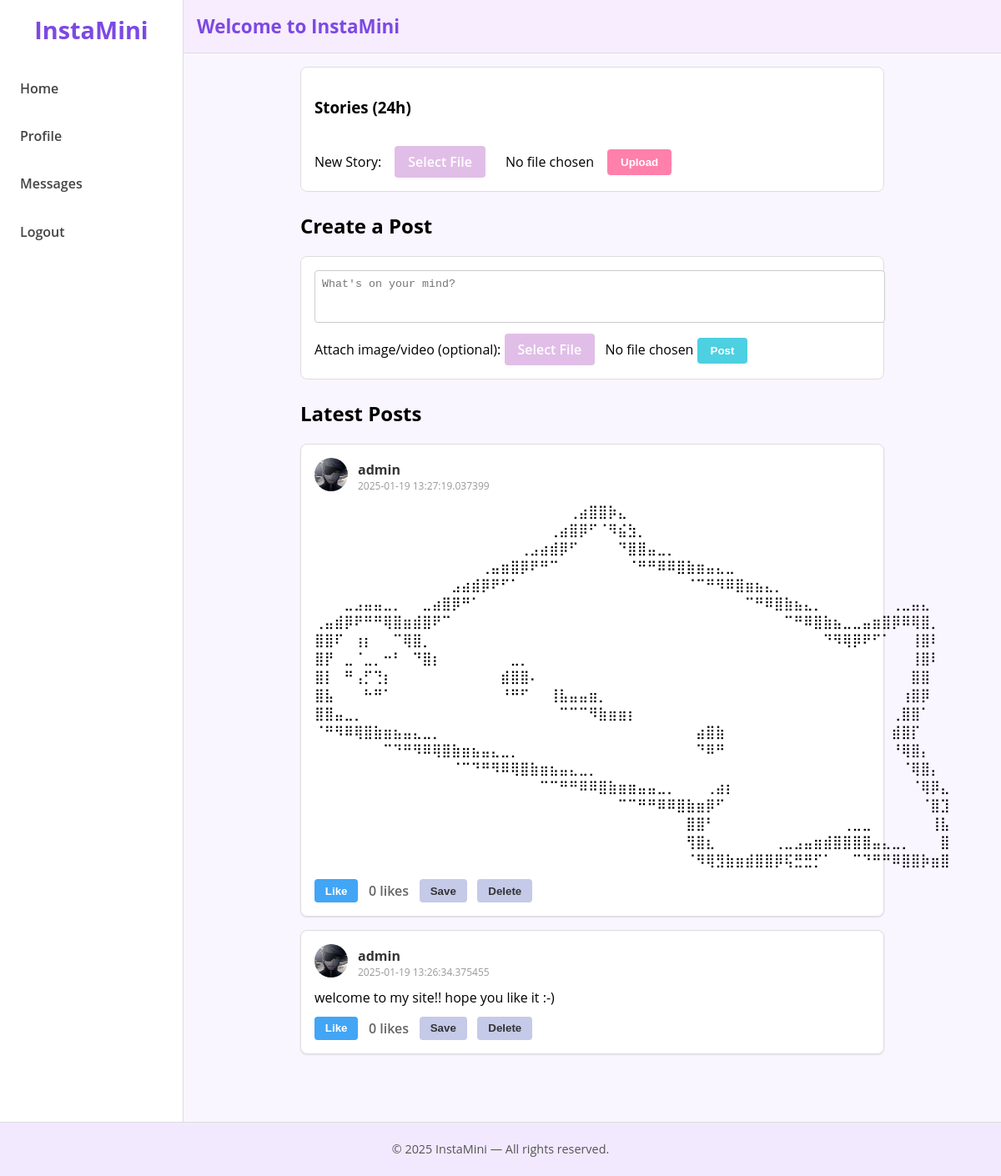
Page /feed (signed in) on the committed database.
### tables this page shows
CREATE TABLE posts (
                id INTEGER PRIMARY KEY AUTOINCREMENT,
                user_id INTEGER NOT NULL,
                content TEXT,
                media_filename TEXT,
                created_at DATETIME NOT NULL,
                FOREIGN KEY(user_id) REFERENCES users(id)
            );

CREATE TABLE users (
                id INTEGER PRIMARY KEY AUTOINCREMENT,
                username TEXT UNIQUE NOT NULL,
                password_hash TEXT NOT NULL,
                profile_picture TEXT,
                bio TEXT
            );

### app.py (the view, shortened to what this page needs)
@app.route("/feed", methods=["GET", "POST"])
def feed():
    user_id = get_current_user_id()
    if not user_id:
        return redirect(url_for("login"))
    conn = get_db_connection()
    cutoff = datetime.now() - timedelta(hours=24)
    stories = conn.execute("""
        SELECT s.id, s.media_filename, s.created_at,
               u.username, u.profile_picture
        FROM stories s
        JOIN users u ON s.user_id = u.id
        WHERE s.created_at >= ?
        ORDER BY s.created_at DESC
    """, (cutoff,)).fetchall()
    raw_posts = conn.execute("""
        SELECT p.*, u.username, u.profile_picture
        FROM posts p
        JOIN users u ON p.user_id = u.id
        ORDER BY p.created_at DESC
    """).fetchall()
    posts = []
    for p in raw_posts:
        lr = conn.execute("SELECT COUNT(*) AS c FROM likes WHERE post_id=?", (p["id"],)).fetchone()
        like_count = lr["c"] if lr else 0
        rlike = conn.execute("SELECT id FROM likes WHERE post_id=? AND user_id=?",
                             (p["id"], user_id)).fetchone()
        user_has_liked = True if rlike else False
        rsave = conn.execute("SELECT id FROM saved_posts WHERE post_id=? AND user_id=?",
                             (p["id"], user_id)).fetchone()
        user_has_saved = True if rsave else False
        posts.append({
            "id": p["id"],
            "user_id": p["user_id"],
            "content": p["content"],
            "media_filename": p["media_filename"],
            "created_at": p["created_at"],
            "username": p["username"],
            "profile_picture": p["profile_picture"],
            "like_count": like_count,
            "user_has_liked": user_has_liked,
            "user_has_saved": user_has_saved
        })
    conn.close()
    return render_template("feed.html", stories=stories, posts=posts, current_user_id=user_id)

### app.py (called while the page is built)
def get_db_connection():
    conn = sqlite3.connect(DATABASE)
    conn.row_factory = sqlite3.Row
    return conn

def get_current_user_id():
    return session.get("user_id")

### templates/feed.html (shortened to what this page needs)
{% extends "base.html" %}
{% block content %}
<div class="feed-container animated-fade-in">
  <div class="stories-section">
    <h3>Stories (24h)</h3>
    <form method="POST" action="{{ url_for('upload_story') }}" enctype="multipart/form-data" class="story-upload-form">
      <label>New Story:</label>
      <label class="custom-file-label">
        <span>Select File</span>
      </label>
      <span id="storyFileName">No file chosen</span>
      <button type="submit" class="btn-story-upload">Upload</button>
    </form>
  </div>
  <h2>Create a Post</h2>
  <form method="POST" action="{{ url_for('feed') }}" enctype="multipart/form-data" class="post-form">
    <textarea name="content" rows="3" placeholder="What's on your mind?"></textarea>
    <label>Attach image/video (optional):</label>
    <label class="custom-file-label">
      <span>Select File</span>
    </label>
    <span id="postFileName">No file chosen</span>
    <button type="submit" class="btn-post">Post</button>
  </form>
  <h2>Latest Posts</h2>
  {% if posts %}
    {% for post in posts %}
      <div class="post animated-slide-up" id="post-{{ post.id }}">
        <div class="post-header">
          {% if post.profile_picture %}
            <a href="{{ url_for('user_profile', username=post.username) }}">
              <img class="post-profile-pic"
                   src="{{ url_for('static', filename='uploads/' ~ post.profile_picture) }}"
                   alt="Profile Pic">
            </a>
          {% else %}
            <a href="{{ url_for('user_profile', username=post.username) }}">
              <img class="post-profile-pic"
                   src="{{ url_for('static', filename='uploads/default.png') }}"
                   alt="No Profile Pic">
            </a>
          {% endif %}
          <div>
            <div class="post-author">
              <a href="{{ url_for('user_profile', username=post.username) }}">
                {{ post.username }}
              </a>
            </div>
            <div class="post-time">{{ post.created_at }}</div>
          </div>
        </div>
        <div class="post-content">
          <p>{{ post.content }}</p>
        </div>
        <div class="post-actions">
          <button class="like-button {% if post.user_has_liked %}liked{% endif %}"
                  onclick="toggleLike({{ post.id }})"
                  id="likeBtn-{{ post.id }}">
            {% if post.user_has_liked %}Unlike{% else %}Like{% endif %}
          </button>
          <span class="like-count" id="likeCount-{{ post.id }}">{{ post.like_count }} likes</span>
          <button class="delete-button"
                  onclick="toggleSave({{ post.id }})"
                  id="saveBtn-{{ post.id }}">
            {% if post.user_has_saved %}Unsave{% else %}Save{% endif %}
          </button>
          {% if post.user_id == current_user_id %}
            <form method="POST" action="{{ url_for('delete_post', post_id=post.id) }}" style="display:inline;">
              <button type="submit" class="delete-button">Delete</button>
            </form>
          {% endif %}
        </div>
      </div>
    {% endfor %}
  {% else %}
    <p>No posts yet!</p>
  {% endif %}
</div>
{% endblock %}

### static/style.css (style rules this page uses)
html, body { margin: 0; padding: 0; background-color: #faf6ff; font-family: 'Open Sans', sans-serif; }
.feed-container { max-width: 700px; margin: 0 auto; }
.stories-section { background-color: #fff; padding: 1rem; border: 1px solid #ddd; border-radius: 8px; margin-bottom: 1.5rem; }
.story-upload-form { display: flex; gap: 1rem; align-items: center; }
.btn-story-upload { padding: 0.5rem 1rem; background-color: #ff80ab; color: #fff; font-weight: 600; border: none; border-radius: 4px; cursor: pointer; }
.btn-post { background-color: #4dd0e1; color: #fff; font-weight: 600; border: none; border-radius: 4px; padding: 0.5rem 1rem; cursor: pointer; }
.delete-button { background-color: #c5cae9; border: none; border-radius: 4px; color: #333; padding: 0.4rem 0.8rem; cursor: pointer; font-weight: 600; }
.like-button { background-color: #42a5f5; border: none; border-radius: 4px; color: #fff; padding: 0.4rem 0.8rem; cursor: pointer; font-weight: 600; }
.post-form { background-color: #fff; padding: 1rem; border: 1px solid #ddd; border-radius: 8px; margin-bottom: 1.5rem; }
.post-form textarea { width: 100%; resize: none; border-radius: 4px; margin-bottom: 0.5rem; padding: 0.5rem; border: 1px solid #ccc; }
.post { background-color: #fff; border: 1px solid #ddd; border-radius: 8px; margin-top: 1rem; box-shadow: 0 1px 2px rgba(0,0,0,0.1); padding: 1rem; }
.post-header { display: flex; align-items: center; gap: 0.75rem; margin-bottom: 0.5rem; }
.post-profile-pic { width: 40px; height: 40px; border-radius: 50%; object-fit: cover; }
.post-author a { color: #333; text-decoration: none; font-weight: bold; }
.post-time { font-size: 0.75rem; color: #999; }
.post-content p { margin: 0.5rem 0; }
.post-actions { display: flex; align-items: center; gap: 0.8rem; margin-top: 0.75rem; }
.like-count { font-weight: 600; color: #666; }
.animated-fade-in { animation: fadeIn 0.5s ease forwards; opacity: 0; }
.animated-slide-up { animation: slideUp 0.4s ease forwards; opacity: 0; transform: translateY(20px); }
.custom-file-label { background-color: #e1bee7; color: #fff; font-weight: 600; padding: 0.5rem 1rem; border-radius: 4px; cursor: pointer; display: inline-block; position: relative; margin-right: 0.5rem; }
.custom-file-label span { pointer-events: none; }

### rows in the picture
posts: profile_picture (picture), username "admin", created_at "2025-01-19 13:27:19.037399", content "⠀⠀⠀⠀⠀⠀⠀⠀⠀⠀⠀⠀⠀⠀⠀⠀⠀⠀⠀⠀⠀⠀⠀⠀⠀⠀⢀⣴⣿⣿⡷⣄⠀⠀⠀⠀⠀⠀⠀⠀⠀⠀⠀⠀⠀⠀⠀⠀⠀⠀⠀⠀⠀⠀⠀⠀⠀⠀⠀⠀⠀⠀⠀⠀⠀ ⠀⠀⠀⠀⠀⠀⠀⠀⠀⠀⠀⠀⠀⠀⠀⠀⠀⠀⠀⠀⠀⠀⠀⠀⢀⣴⣿⡿⠋⠈⠻⣮⣳⡀⠀⠀⠀⠀⠀⠀⠀⠀⠀⠀⠀⠀⠀⠀⠀⠀⠀⠀⠀⠀⠀⠀⠀⠀⠀⠀⠀⠀⠀⠀⠀ ⠀⠀⠀⠀⠀⠀⠀⠀⠀⠀⠀⠀⠀⠀⠀⠀⠀⠀⠀⠀⠀⢀⣠⣴⣾⡿⠋⠀⠀⠀⠀⠙⣿⣿⣤⣀⡀⠀⠀⠀⠀⠀⠀⠀⠀⠀⠀⠀⠀⠀⠀⠀⠀⠀⠀⠀⠀⠀⠀⠀⠀⠀⠀⠀⠀ ⠀⠀⠀⠀⠀⠀⠀⠀⠀⠀⠀⠀⠀⠀⠀⠀⠀⢀⣤⣶⣿⡿⠟⠛⠉⠀⠀⠀⠀⠀⠀⠀⠈⠛⠛⠿⠿⣿⣷⣶⣤⣄⣀⠀⠀⠀⠀⠀⠀⠀⠀⠀⠀⠀⠀⠀⠀⠀⠀⠀⠀⠀⠀⠀⠀ ⠀⠀⠀⠀⠀⠀⠀⠀⠀⠀⠀⠀⠀⠀⣠⣴⣾⡿⠟⠋⠁⠀⠀⠀⠀⠀⠀⠀⠀⠀⠀⠀⠀⠀⠀⠀⠀⠀⠈⠉⠛⠻⠿⣿⣶⣦⣄⡀⠀⠀⠀⠀⠀⠀⠀⠀⠀⠀⠀⠀⠀⠀⠀⠀⠀ ⠀⠀⠀⣀⣠⣤⣤⣀⡀⠀⠀⣀⣴⣿⡿⠛⠁⠀⠀⠀⠀⠀⠀⠀⠀⠀⠀⠀⠀⠀⠀⠀⠀⠀⠀⠀⠀⠀⠀⠀⠀⠀⠀⠀⠉⠛⠿⣿⣷⣦⣄⡀⠀⠀⠀⠀⠀⠀⠀⢀⣀⣤⣄⠀⠀ ⢀⣤⣾⡿⠟⠛⠛⢿⣿⣶⣾⣿⠟⠉⠀⠀⠀⠀⠀⠀⠀⠀⠀⠀⠀⠀⠀⠀⠀⠀⠀⠀⠀⠀⠀⠀⠀⠀⠀⠀⠀⠀⠀⠀⠀⠀⠀⠀⠉⠛⠿⣿⣷⣦⣀⣀⣤⣶⣿⡿⠿⢿⣿⡀⠀ ⣿⣿⠏⠀⢰⡆⠀⠀⠉⢿⣿⡀⠀⠀⠀⠀⠀⠀⠀⠀⠀⠀⠀⠀⠀⠀⠀⠀⠀⠀⠀⠀⠀⠀⠀⠀⠀⠀⠀⠀⠀⠀⠀⠀⠀⠀⠀⠀⠀⠀⠀⠀⠙⠻⢿⡿⠟⠋⠁⠀⠀⢸⣿⠇⠀ ⣿⡟⠀⣀⠈⣀⡀⠒⠃⠀⠙⣿⡆⠀⠀⠀⠀⠀⠀⠀⣀⡀⠀⠀⠀⠀⠀⠀⠀⠀⠀⠀⠀⠀⠀⠀⠀⠀⠀⠀⠀⠀⠀⠀⠀⠀⠀⠀⠀⠀⠀⠀⠀⠀⠀⠀⠀⠀⠀⠀⠀⢸⣿⠇⠀ ⣿⡇⠀⠛⢠⡋⢙⡆⠀⠀⠀⠀⠀⠀⠀⠀⠀⠀⠀⣾⣿⣿⠄⠀⠀⠀⠀⠀⠀⠀⠀⠀⠀⠀⠀⠀⠀⠀⠀⠀⠀⠀⠀⠀⠀⠀⠀⠀⠀⠀⠀⠀⠀⠀⠀⠀⠀⠀⠀⠀⠀⣿⣿⠀⠀…", like_count "0"
posts: profile_picture (picture), username "admin", created_at "2025-01-19 13:26:34.375455", content "welcome to my site!! hope you like it :-)", like_count "0"
